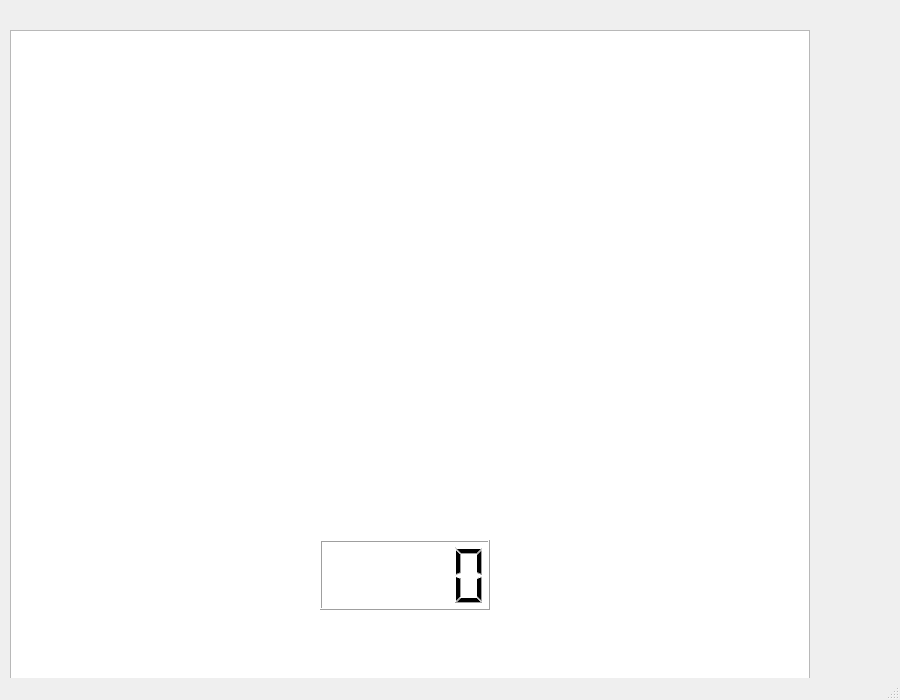
<?xml version="1.0" encoding="UTF-8"?>
<ui version="4.0">
 <class>MainWindow</class>
 <widget class="QMainWindow" name="MainWindow">
  <property name="geometry">
   <rect>
    <x>0</x>
    <y>0</y>
    <width>900</width>
    <height>700</height>
   </rect>
  </property>
  <property name="windowTitle">
   <string>MainWindow</string>
  </property>
  <widget class="QWidget" name="centralwidget">
   <property name="enabled">
    <bool>true</bool>
   </property>
   <widget class="QGraphicsView" name="graphicsView">
    <property name="geometry">
     <rect>
      <x>10</x>
      <y>30</y>
      <width>800</width>
      <height>660</height>
     </rect>
    </property>
   </widget>
   <widget class="QLabel" name="label">
    <property name="geometry">
     <rect>
      <x>0</x>
      <y>0</y>
      <width>400</width>
      <height>600</height>
     </rect>
    </property>
    <property name="text">
     <string/>
    </property>
   </widget>
   <widget class="QLCDNumber" name="lcdNumber">
    <property name="geometry">
     <rect>
      <x>320</x>
      <y>540</y>
      <width>170</width>
      <height>70</height>
     </rect>
    </property>
   </widget>
  </widget>
  <widget class="QMenuBar" name="menubar">
   <property name="geometry">
    <rect>
     <x>0</x>
     <y>0</y>
     <width>900</width>
     <height>21</height>
    </rect>
   </property>
  </widget>
  <widget class="QStatusBar" name="statusbar"/>
 </widget>
 <resources/>
 <connections/>
</ui>
